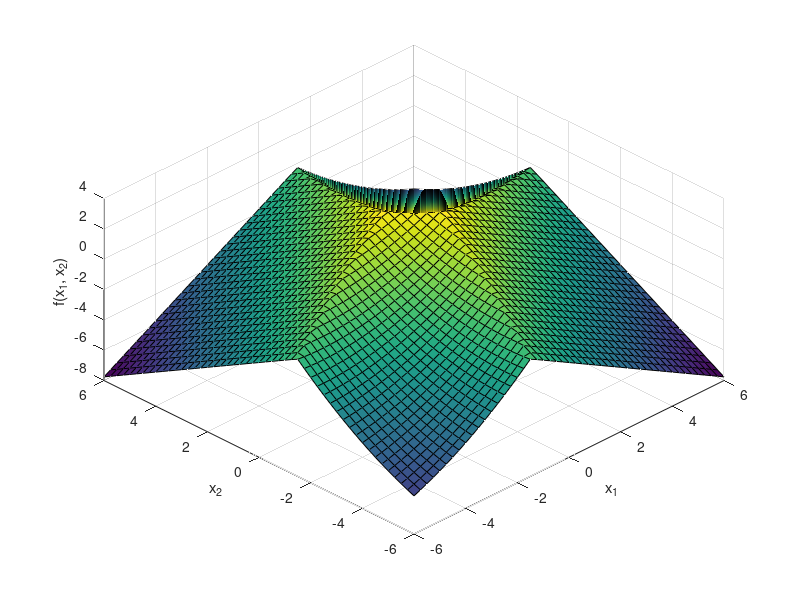

Here is the MATLAB script that generated this plot: (Note: this script raises an error after producing the figure.)
%% Specify the four-branch function
four_branch = @(X,Y) cat(3, 3 + 0.1*(X - Y).^2 - (X + Y)/sqrt(2),...
    3 + 0.1*(X - Y).^2 + (X + Y)/sqrt(2),...
    (X - Y) + 6/sqrt(2),...
    (Y - X) + 6/sqrt(2));

% Input mesh
[X, Y] = meshgrid(-6:0.25:6, -6:0.25:6);

%% Evaluate the function
Z = four_branch(X,Y);
newZ = zeros(size(X));

%% Find the minimum of over all pages
[nRows, nCols, nPages] = size(Z);
for i = 1:nRows
    b = squeeze(Z(i,:,:))';
    b = min(b);
    newZ(i,:) = b;
end

%% Create surface plot
x0 = 10;
y0 = 10;
width = 256;
height = 256;
set(gcf,'position',[x0, y0, width, height])

hSurf = surf(X,Y,newZ);
xlabel('x_1')
ylabel('x_2')
zlabel('f(x_1, x_2)')
view(-45, 50)

saveas(gcf, 'fourBranchSurface.png')

%% Create contour plot
x0 = 10;
y0 = 10;
width = 256;
height = 256;
set(gcf,'position',[x0, y0, width, height])

contour(X, Y, newZ, -5:3, 'Color', 'k')
hold on
contour(X, Y, newZ, [0,0], 'Color', 'k', 'LineWidth', 3, 'ShowText', 'on')
hold off
xlabel('x_1')
ylabel('x_2')

saveas(gcf, 'fourBranchContour.png')